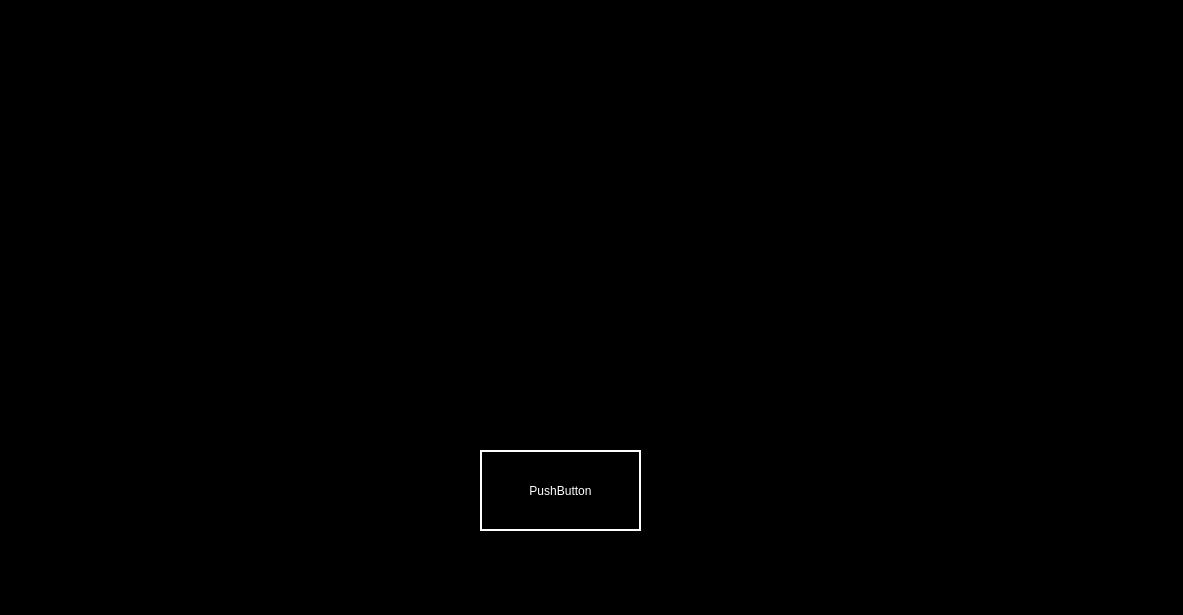
<?xml version="1.0" encoding="UTF-8"?>
<ui version="4.0">
 <class>Form</class>
 <widget class="QWidget" name="Form">
  <property name="geometry">
   <rect>
    <x>0</x>
    <y>0</y>
    <width>1183</width>
    <height>615</height>
   </rect>
  </property>
  <property name="windowTitle">
   <string>Form</string>
  </property>
  <property name="styleSheet">
   <string notr="true">background: black</string>
  </property>
  <widget class="QPushButton" name="addCircleButton">
   <property name="geometry">
    <rect>
     <x>480</x>
     <y>450</y>
     <width>161</width>
     <height>81</height>
    </rect>
   </property>
   <property name="styleSheet">
    <string notr="true">border-style: solid; border-width: 2px; border-color: white ;
color:white</string>
   </property>
   <property name="text">
    <string>PushButton</string>
   </property>
  </widget>
 </widget>
 <resources/>
 <connections/>
</ui>
